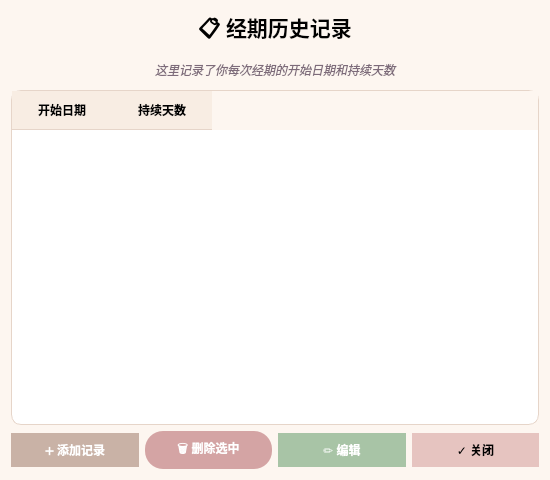
<?xml version="1.0" encoding="UTF-8"?>
<ui version="4.0">
 <class>HistoryManagerDialog</class>
 <widget class="QDialog" name="HistoryManagerDialog">
  <property name="geometry">
   <rect>
    <x>0</x>
    <y>0</y>
    <width>550</width>
    <height>480</height>
   </rect>
  </property>
  <property name="windowTitle">
   <string>经期历史管理</string>
  </property>
  <property name="styleSheet">
   <string notr="true">background-color: #fdf6f0;</string>
  </property>
  <layout class="QVBoxLayout" name="verticalLayout">
   <item>
    <widget class="QLabel" name="labelTitle">
     <property name="font">
      <font>
       <pointsize>16</pointsize>
       <bold>true</bold>
      </font>
     </property>
     <property name="text">
      <string>📋 经期历史记录</string>
     </property>
     <property name="alignment">
      <set>Qt::AlignCenter</set>
     </property>
    </widget>
   </item>
   <item>
    <widget class="QLabel" name="labelHint">
     <property name="text">
      <string>这里记录了你每次经期的开始日期和持续天数</string>
     </property>
     <property name="alignment">
      <set>Qt::AlignCenter</set>
     </property>
     <property name="styleSheet">
      <string notr="true">color: #7d6b7a; font-style: italic; padding: 5px;</string>
     </property>
    </widget>
   </item>
   <item>
    <widget class="QTableWidget" name="tableHistory">
     <property name="alternatingRowColors">
      <bool>true</bool>
     </property>
     <property name="selectionBehavior">
      <enum>QAbstractItemView::SelectRows</enum>
     </property>
     <property name="styleSheet">
      <string notr="true">QTableWidget {
    background-color: white;
    border: 1px solid #e6d5c9;
    border-radius: 10px;
    gridline-color: #f0e0d8;
}
QTableWidget::item {
    padding: 8px;
}
QTableWidget::item:selected {
    background-color: #f1d5d5;
    color: #5a4a42;
}
QHeaderView::section {
    background-color: #f8ede3;
    padding: 8px;
    border: none;
    border-bottom: 1px solid #e6d5c9;
    font-weight: bold;
}</string>
     </property>
     <column>
      <property name="text">
       <string>开始日期</string>
      </property>
      <property name="width">
       <number>200</number>
      </property>
     </column>
     <column>
      <property name="text">
       <string>持续天数</string>
      </property>
      <property name="width">
       <number>150</number>
      </property>
     </column>
    </widget>
   </item>
   <item>
    <layout class="QHBoxLayout" name="horizontalLayout">
     <item>
      <widget class="QPushButton" name="btnAdd">
       <property name="text">
        <string>➕ 添加记录</string>
       </property>
       <property name="minimumHeight">
        <number>36</number>
       </property>
       <property name="styleSheet">
        <string notr="true">QPushButton {
    background-color: #c9b2a6;
    border-radius: 18px;
    padding: 8px 16px;
    font-weight: bold;
    color: white;
}
QPushButton:hover {
    background-color: #b89f92;
}</string>
       </property>
      </widget>
     </item>
     <item>
      <widget class="QPushButton" name="btnDelete">
       <property name="text">
        <string>🗑️ 删除选中</string>
       </property>
       <property name="minimumHeight">
        <number>36</number>
       </property>
       <property name="styleSheet">
        <string notr="true">QPushButton {
    background-color: #d4a4a4;
    border-radius: 18px;
    padding: 8px 16px;
    font-weight: bold;
    color: white;
}
QPushButton:hover {
    background-color: #c28e8e;
}</string>
       </property>
      </widget>
     </item>
     <item>
       <widget class="QPushButton" name="btnEdit">
         <property name="text">
           <string>✏️ 编辑</string>
         </property>
         <property name="minimumHeight">
           <number>36</number>
         </property>
         <property name="styleSheet">
           <string notr="true">QPushButton {
    background-color: #a8c4a6;
    border-radius: 18px;
    padding: 8px 16px;
    font-weight: bold;
    color: white;
}
QPushButton:hover {
    background-color: #8fb38d;
}</string>
       </property>
      </widget>
     </item>
     <item>
      <widget class="QPushButton" name="btnClose">
       <property name="text">
        <string>✓ 关闭</string>
       </property>
       <property name="minimumHeight">
        <number>36</number>
       </property>
       <property name="styleSheet">
        <string notr="true">QPushButton {
    background-color: #e6c4c0;
    border-radius: 18px;
    padding: 8px 16px;
    font-weight: bold;
}
QPushButton:hover {
    background-color: #dbb2ad;
}</string>
       </property>
      </widget>
     </item>
    </layout>
   </item>
  </layout>
 </widget>
 <resources/>
 <connections/>
</ui>
